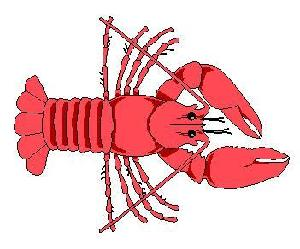
#> input picture VIP/VIPExam2/101_ObjectCategories/lobster/image_0041.jpg, 300 x 249 px; its folder holds only this picture in this run
$ python main.py   (Python 2 division)   (older library calls are emulated)
#> lines starting #> are read from the running program, lines starting #| are printed output that depends on the picture
#> the answer given: 1
from __future__ import division
from math import *
from bs4 import BeautifulSoup
from collections import Counter
from scipy.cluster.vq import kmeans,vq,whiten
from PIL import Image
from operator import itemgetter
import cv2
import numpy as np
import glob
import pylab as pl
import ast
import pickle

# Extracting test and train set

print "=" * 60
print "Initializing the script.\n"

path1 = glob.glob('../*/101_ObjectCategories/lobster/*.jpg')
path2 = glob.glob('../*/101_ObjectCategories/brontosaurus/*.jpg')

train1 = path1[:30]
train2 = path2[:30]
train1.extend(train2)

test1 = path1
test2 = path2
test1.extend(test2)

# Defining classifiers as variables and other useful variables
sift = cv2.SIFT()
k = 3000

#--------------------------------------------------------------------------
#Detection and bag of visual words

"""detectcompute(data)
This function takes a list of image paths as input.
It then calculates the SIFT descriptors for the entire data input and returns all descriptors as rows in a single array.
"""
def detectcompute(data):
	descr = []

	print "="*60,"\n"
	print "Locating all SIFT descriptors for the train set."

	for i in range(len(data)):
		image = cv2.imread(data[i])
#> image is the input picture: shape (249, 300, 3); mean B, G, R 199.2, 197, 238.1
		gray = cv2.cvtColor(image,cv2.COLOR_BGR2GRAY)
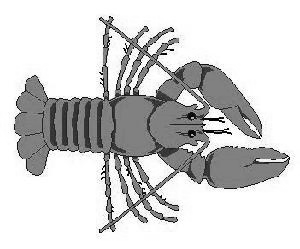
#> gray: shape (249, 300); min 0, max 255, mean 209.5
		kp, des = sift.detectAndCompute(gray,None)
#> kp = 311 keypoints; strongest (x, y, size): (211, 119, 2.6), (109, 198, 2), (163, 219, 2), (122, 93, 2.4)
		descr.append(des)

	out = np.vstack(descr) #Vertical stacking of our descriptor list. Genius function right here.
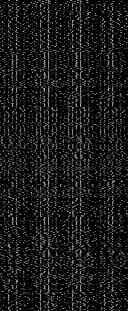
#> out: shape (311, 128) float32; min 0, max 196, mean 25.7
	print "Done.\n"
	return out


"""singledetect(data)
This function takes a list of image paths as inputs.
It then outputs each images' path and corresponding SIFT descriptors.
"""
# [12 lines left out: function singledetect, not called in this run]


"""bow(list of images,codebook,clusters)
This function taskes a list of image paths, a codebook and an integer denoting the amount of clusters as input.
It then computes each image's bag of words as a normalized histogram in a pseudo-dictionary.
It then outputs the image path, their descriptors and their normalized histogram.
"""
# [27 lines left out: function bow, not called in this run]


#--------------------------------------------------------------------------
#Creating database and writing to files

"""createdatabase()
This function takes no direct input, but utilizes the image paths assigned at the beginning of the script.
It then computes the K-means clustering on the specified training set and calculates vector quantization on every images descriptor up against the clusters.
It then calls the Bag-of-Visual-Words function. Finally it outputs every image's path and normalized histogram into one file, and the codebook into another file.
"""
def createdatabase():
	X_train = detectcompute(train1)

	print "Clustering the data with K-means"
#> (the run stopped early here; a loop or call above may not have finished)
